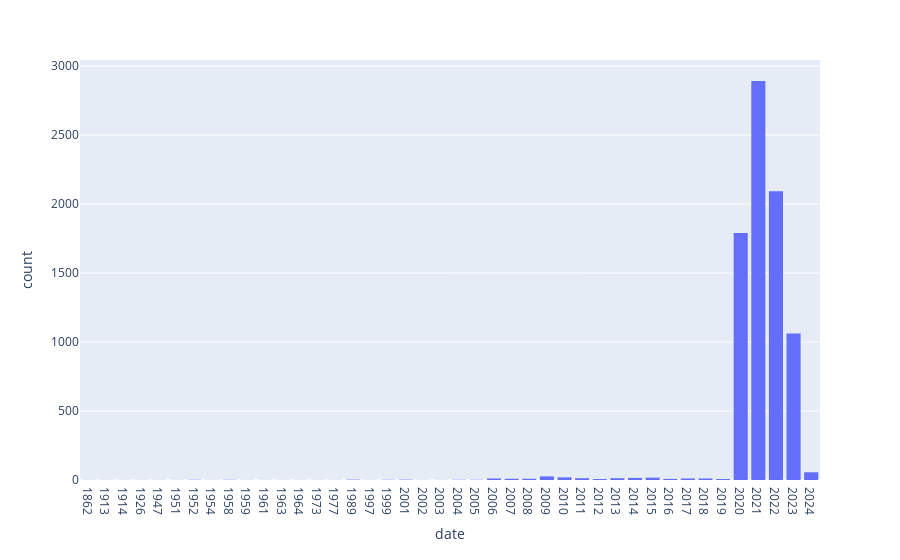

Notebook code for this chart:
### Code cell
fig3 = px.histogram(df, x="date", barmode='group')
fig3.update_layout(barmode='stack', xaxis={'categoryorder':'category ascending'})
fig3.show()

### Figure 1 — Plotly figure (JSON) as saved in the notebook; plotly's stock layout.template omitted (floating-point values rounded to 4 significant figures; data arrays with more than 128 entries replaced by an {"elided": "..."} marker saying what was removed)
{"data": [{"alignmentgroup": "True", "bingroup": "x", "hovertemplate": "date=%{x}<br>count=%{y}<extra></extra>", "legendgroup": "", "marker": {"color": "#636efa", "pattern": {"shape": ""}}, "name": "", "offsetgroup": "", "orientation": "v", "showlegend": false, "type": "histogram", "x": {"elided": "8100 str values"}, "xaxis": "x", "yaxis": "y"}], "layout": {"autosize": true, "barmode": "stack", "legend": {"tracegroupgap": 0}, "margin": {"t": 60}, "xaxis": {"anchor": "y", "autorange": true, "categoryorder": "category ascending", "domain": [0, 1], "range": [-0.5, 41.5], "title": {"text": "date"}, "type": "category"}, "yaxis": {"anchor": "x", "autorange": true, "domain": [0, 1], "range": [0, 3044.0], "title": {"text": "count"}}}}
